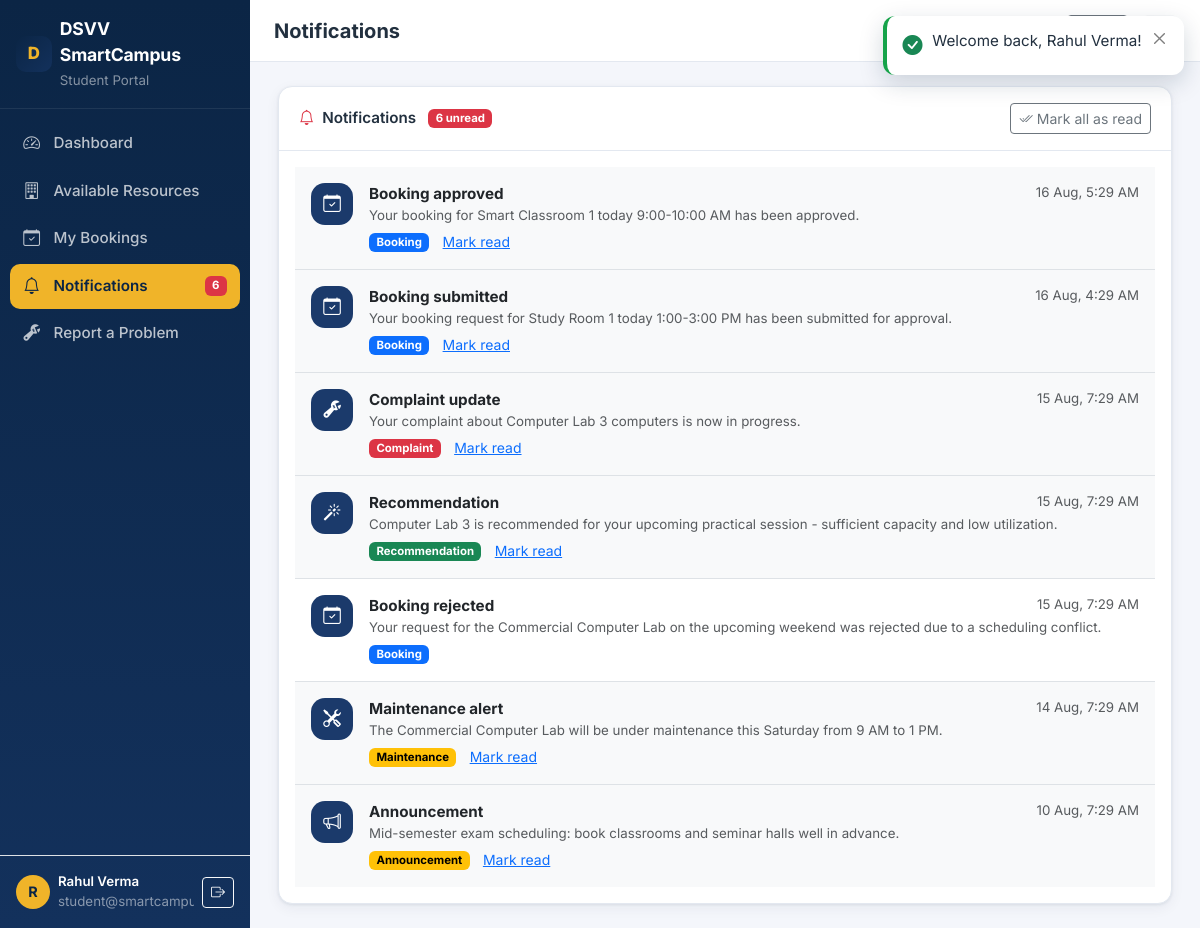
Screenshot of /student/notifications.php (signed in) with the database file from the repository.
### tables this page shows
CREATE TABLE users (
  id INT UNSIGNED AUTO_INCREMENT PRIMARY KEY,
  name VARCHAR(120) NOT NULL,
  email VARCHAR(160) NOT NULL UNIQUE,
  password VARCHAR(255) NOT NULL,
  role ENUM('student','faculty','admin') NOT NULL DEFAULT 'student',
  department VARCHAR(120) NULL,
  user_identifier VARCHAR(50) NULL,
  status ENUM('active','inactive') NOT NULL DEFAULT 'active',
  created_at TIMESTAMP DEFAULT CURRENT_TIMESTAMP
);

CREATE TABLE notifications (
  id INT UNSIGNED AUTO_INCREMENT PRIMARY KEY,
  user_id INT UNSIGNED NOT NULL,
  title VARCHAR(160) NOT NULL,
  message TEXT NULL,
  type VARCHAR(40) NOT NULL DEFAULT 'info',
  is_read TINYINT(1) NOT NULL DEFAULT 0,
  created_at TIMESTAMP DEFAULT CURRENT_TIMESTAMP,
  CONSTRAINT fk_notif_user FOREIGN KEY (user_id) REFERENCES users(id) ON DELETE CASCADE,
  KEY idx_user_read (user_id, is_read)
);

### includes/functions.php (called while the page is built, shortened)
<?php
require_once __DIR__ . '/../config/database.php';
function e(?string $value): string {
    return htmlspecialchars((string)$value, ENT_QUOTES, 'UTF-8');
}
function url(string $path = '/'): string {
    if ($path === '/') return APP_URL !== '' ? APP_URL . '/' : '/';
    return APP_URL . $path;
}
function unread_notifications(PDO $pdo, int $userId): int {
    $stmt = $pdo->prepare("SELECT COUNT(*) FROM notifications WHERE user_id = :u AND is_read = 0");
    $stmt->execute([':u' => $userId]);
    return (int)$stmt->fetchColumn();
}

### config/database.php (called while the page is built, shortened)
<?php
function maybe_install_schema(PDO $pdo): void {
    try {
        if ($pdo->query("SHOW TABLES LIKE 'users'")->fetchColumn()) {
            return;
        }
    } catch (Throwable $e) {
        error_log('[DSVV SmartCampus] auto-install skipped: ' . $e->getMessage());
    }
}
function db(): PDO {
    static $pdo = null;
    if ($pdo === null) {
        $dsn = 'mysql:host=' . DB_HOST . ';port=' . DB_PORT . ';dbname=' . DB_NAME . ';charset=utf8mb4';
        try {
            $pdo = new PDO($dsn, DB_USER, DB_PASS, [
                PDO::ATTR_ERRMODE            => PDO::ERRMODE_EXCEPTION,
                PDO::ATTR_DEFAULT_FETCH_MODE => PDO::FETCH_ASSOC,
                PDO::ATTR_EMULATE_PREPARES   => false,
            ]);
            maybe_install_schema($pdo);
        } catch (PDOException $e) {
            http_response_code(500);
            die('Database connection failed. Check the DB_* settings (config/config.php or environment variables) and ensure MySQL is running.<br>' . htmlspecialchars($e->getMessage()));
        }
    }
    return $pdo;
}

### includes/auth.php (called while the page is built, shortened)
<?php
require_once __DIR__ . '/functions.php';
function current_user(): ?array {
    static $user = false;
    if ($user === false) {
        $user = null;
        if (!empty($_SESSION['user_id'])) {
            $stmt = db()->prepare("SELECT * FROM users WHERE id = :id AND status = 'active'");
            $stmt->execute([':id' => (int)$_SESSION['user_id']]);
            $row = $stmt->fetch();
            if ($row) {
                $user = $row;
            } else {
                session_destroy();
            }
        }
    }
    return $user ?: null;
}
function require_login(string $redirectTo = '/login.php'): array {
    $u = current_user();
    return $u;
}
function require_any_role(array $roles): array {
    $u = require_login();
    return $u;
}
function role_home(string $role): string {
    return match ($role) {
        'admin'   => '/admin/dashboard.php',
        'faculty' => '/faculty/dashboard.php',
        default   => '/student/dashboard.php',
    };
}

### student/notifications.php (the view, shortened to what this page needs)
<?php
require_once __DIR__ . '/../includes/functions.php';
require_once __DIR__ . '/../includes/auth.php';
$u = require_any_role(['student', 'faculty']);
$pdo = db();
$page_title = 'Notifications';
$active = 'notifications';
$stmt = $pdo->prepare("SELECT * FROM notifications WHERE user_id = :uid ORDER BY created_at DESC, id DESC LIMIT 100");
$stmt->execute([':uid' => (int)$u['id']]);
$notifications = $stmt->fetchAll();
require_once __DIR__ . '/../includes/dash_header.php';
?>
<div class="sc-card">
    <div class="card-header-sc">
        <i class="bi bi-bell text-danger"></i> Notifications
        <span class="badge bg-danger ms-1"><?= (int)$unread ?> unread</span>
        <?php if ($notifications): ?>
            <button class="btn btn-sm btn-outline-secondary ms-auto" onclick="markAllRead()"><i class="bi bi-check2-all me-1"></i>Mark all as read</button>
        <?php endif; ?>
    </div>
    <div class="p-3">
        <?php if (!$notifications): ?>
            <div class="text-center text-muted py-5">
                <i class="bi bi-bell-slash fs-1 d-block mb-2"></i>
                No notifications yet.
            </div>
        <?php else: ?>
            <div class="list-group list-group-flush">
                <?php foreach ($notifications as $n):
                    $icon = match ($n['type']) {
                        'booking'        => ['calendar-check', 'primary'],
                        'recommendation' => ['magic', 'success'],
                        'maintenance'    => ['tools', 'warning'],
                        'announcement'   => ['megaphone', 'warning'],
                        'complaint'      => ['wrench-adjustable', 'danger'],
                        default          => ['info-circle', 'info'],
                    };
                ?>
                <div class="list-group-item d-flex gap-3 align-items-start py-3 <?= $n['is_read'] ? '' : 'bg-light' ?>" id="notif-<?= (int)$n['id'] ?>">
                    <div class="sc-cat-icon" style="width:42px;height:42px;font-size:1.1rem;background:var(--sc-navy-3)">
                        <i class="bi bi-<?= $icon[0] ?>"></i>
                    </div>
                    <div class="flex-grow-1">
                        <div class="d-flex justify-content-between gap-2">
                            <strong><?= e($n['title']) ?></strong>
                            <small class="text-muted text-nowrap"><?= date('d M, g:i A', strtotime($n['created_at'])) ?></small>
                        </div>
                        <p class="text-muted small mb-1"><?= e($n['message']) ?></p>
                        <span class="badge text-bg-<?= $icon[1] ?>"><?= ucfirst($n['type']) ?></span>
                        <?php if (!$n['is_read']): ?>
                            <button class="btn btn-sm btn-link p-0 ms-2" onclick="markRead(<?= (int)$n['id'] ?>)">Mark read</button>
                        <?php endif; ?>
                    </div>
                </div>
                <?php endforeach; ?>
            </div>
        <?php endif; ?>
    </div>
</div>
<?php
require_once __DIR__ . '/../includes/dash_footer.php';
?>

### includes/dash_header.php (shortened to what this page needs)
<?php
$pageTitle = $page_title ?? 'Dashboard';
$activeNav = $active ?? '';
$unread = $u ? unread_notifications(db(), (int)$u['id']) : 0;
?>
<!DOCTYPE html>
<html lang="en">
<head>
    <link href="https://cdn.jsdelivr.net/npm/bootstrap@5.3.3/dist/css/bootstrap.min.css" rel="stylesheet">
    <link rel="stylesheet" href="https://cdn.jsdelivr.net/npm/bootstrap-icons@1.11.3/font/bootstrap-icons.min.css">
    <link rel="stylesheet" href="<?= url('/assets/css/style.css') ?>">
</head>
<body class="dash-body">
<div class="dash-shell">
    <aside class="sc-sidebar" id="sidebar">
        <div class="d-flex align-items-center gap-2 px-3 py-3 border-bottom sc-sidebar-brand">
            <span class="sc-logo"><?= e(APP_NAME[0]) ?></span>
            <div class="flex-grow-1">
                <div class="fw-bold sc-brand-text text-white"><?= e(APP_NAME) ?></div>
                <small class="text-white-50"><?= ucfirst(e($u['role'])) ?> Portal</small>
            </div>
        </div>
        <nav class="sc-sidebar-nav flex-grow-1 overflow-auto">
            <?php
            foreach ($navItems[$u['role']] ?? [] as $item):
                $activeClass = $activeNav === $item['key'] ? ' active' : '';
            ?>
            <a href="<?= url($item['href']) ?>" class="sc-nav-item<?= $activeClass ?>">
                <i class="bi bi-<?= e($item['icon']) ?>"></i>
                <span><?= e($item['label']) ?></span>
                <?php if (!empty($item['badge']) && $item['badge'] > 0): ?>
                    <span class="badge bg-danger ms-auto"><?= (int)$item['badge'] ?></span>
                <?php endif; ?>
            </a>
            <?php endforeach; ?>
        </nav>
        <div class="p-3 border-top">
            <div class="d-flex align-items-center gap-2">
                <div class="sc-avatar"><?= e(strtoupper(substr($u['name'], 0, 1))) ?></div>
                <div class="flex-grow-1 text-truncate">
                    <div class="text-white small fw-semibold text-truncate"><?= e($u['name']) ?></div>
                    <div class="text-white-50 small"><?= e($u['email']) ?></div>
                </div>
                <a href="<?= url('/logout.php') ?>" class="btn btn-sm btn-outline-light" title="Logout"><i class="bi bi-box-arrow-right"></i></a>
            </div>
        </div>
    </aside>
    <div class="dash-main">
        <div class="sc-topbar d-flex align-items-center gap-3 px-3 px-lg-4">
            <div class="flex-grow-1">
                <h1 class="h5 mb-0 fw-bold"><?= e($pageTitle) ?></h1>
            </div>
            <a href="<?= url('/index.php') ?>" class="btn btn-sm btn-outline-secondary" title="Public site"><i class="bi bi-globe2"></i><span class="d-none d-sm-inline ms-1">Site</span></a>
            <a href="<?= url(role_home($u['role'])) ?>" class="btn btn-sm btn-light" title="Home"><i class="bi bi-house"></i></a>
        </div>
        <main class="dash-content">

### assets/css/style.css (style rules this page uses)
:root { --sc-navy: #0b2545; --sc-navy-2: #13315c; --sc-navy-3: #1b3a6b; --sc-gold: #f0b429; --sc-gold-2: #d99a06; --sc-bg: #f4f6fb; --sc-card: #ffffff; --sc-border: #e3e8f0; --sc-text: #22303f; --sc-muted: #6b7a8f; --sc-sidebar-w: 250px; --sc-shadow: 0 1px 3px rgba(11, 37, 69, .08), 0 4px 14px rgba(11, 37, 69, .06); --sc-radius: 14px; }
* { box-sizing: border-box; }
body { font-family: 'Inter', system-ui, -apple-system, 'Segoe UI', Roboto, sans-serif; color: var(--sc-text); background: var(--sc-bg); font-size: .95rem; }
a { text-decoration: none; }
.sc-card { background: var(--sc-card); border: 1px solid var(--sc-border); border-radius: var(--sc-radius); box-shadow: var(--sc-shadow); }
.sc-card .card-header-sc { padding: 1rem 1.25rem; border-bottom: 1px solid var(--sc-border); font-weight: 600; display: flex; align-items: center; gap: .5rem; }
.sc-avatar { width: 34px; height: 34px; border-radius: 50%; background: var(--sc-gold); color: var(--sc-navy); display: grid; place-items: center; font-weight: 700; font-size: .9rem; flex-shrink: 0; }
.sc-logo { width: 36px; height: 36px; border-radius: 10px; background: linear-gradient(135deg, var(--sc-navy) 0%, var(--sc-navy-2) 100%); color: var(--sc-gold); display: grid; place-items: center; font-weight: 800; font-size: 1.05rem; }
.sc-brand-text { color: var(--sc-navy); font-size: 1.1rem; letter-spacing: -.01em; }
.sc-cat-icon { width: 52px; height: 52px; border-radius: 14px; display: grid; place-items: center; font-size: 1.4rem; color: #fff; margin-bottom: 1rem; }
.dash-body { background: var(--sc-bg); }
.dash-shell { display: flex; min-height: 100vh; }
.sc-sidebar { width: var(--sc-sidebar-w); background: linear-gradient(180deg, var(--sc-navy) 0%, var(--sc-navy-2) 100%); display: flex; flex-direction: column; position: fixed; top: 0; bottom: 0; left: 0; z-index: 1030; }
.sc-sidebar-brand { border-color: rgba(255,255,255,.08) !important; }
.sc-sidebar-nav { padding: .8rem .6rem; }
.sc-nav-item { display: flex; align-items: center; gap: .7rem; color: rgba(255,255,255,.72); padding: .62rem .85rem; border-radius: 10px; margin-bottom: .15rem; font-weight: 500; transition: background .12s ease, color .12s ease; }
.sc-nav-item i { font-size: 1.05rem; width: 1.2rem; }
.sc-nav-item.active { background: var(--sc-gold); color: var(--sc-navy); font-weight: 600; }
.dash-main { margin-left: var(--sc-sidebar-w); flex: 1; display: flex; flex-direction: column; min-width: 0; }
.sc-topbar { background: #fff; border-bottom: 1px solid var(--sc-border); height: 62px; position: sticky; top: 0; z-index: 1020; }
.dash-content { padding: 1.5rem 1.75rem; flex: 1; }

### rows the page displays
users: role "Student", name "R", name "Rahul Verma", email "student@smartcam…"
notifications: title "Booking approved", created_at "16 Aug, 5:29 AM", message "Your booking for Smart Classroom 1 today 9:00-10:00 AM has been approved.", type "Booking"
notifications: title "Booking submitted", created_at "16 Aug, 4:29 AM", message "Your booking request for Study Room 1 today 1:00-3:00 PM has been submitted for approval.", type "Booking"
notifications: title "Complaint update", created_at "15 Aug, 7:29 AM", message "Your complaint about Computer Lab 3 computers is now in progress.", type "Complaint"
notifications: title "Recommendation", created_at "15 Aug, 7:29 AM", message "Computer Lab 3 is recommended for your upcoming practical session - sufficient capacity and low utilization.", type "Recommendation"
notifications: title "Booking rejected", created_at "15 Aug, 7:29 AM", message "Your request for the Commercial Computer Lab on the upcoming weekend was rejected due to a scheduling conflict.", type "Booking"
notifications: title "Maintenance alert", created_at "14 Aug, 7:29 AM", message "The Commercial Computer Lab will be under maintenance this Saturday from 9 AM to 1 PM.", type "Maintenance"
notifications: title "Announcement", created_at "10 Aug, 7:29 AM", message "Mid-semester exam scheduling: book classrooms and seminar halls well in advance.", type "Announcement"

### other values shown
APP_NAME[0] "D"
APP_NAME "DSVV SmartCampus"
$item['label'] "Dashboard"
$item['label'] "Available Resources"
$item['label'] "My Bookings"
$item['label'] "Notifications"
$item['badge'] "6"
$item['label'] "Report a Problem"
$pageTitle "Notifications"
$unread "6"
